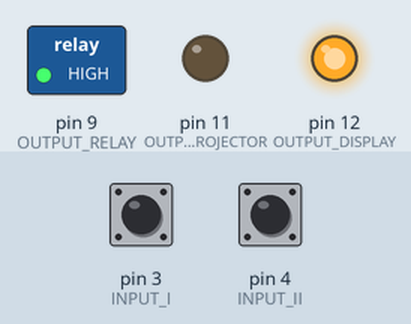
A program run on a simulated Arduino Uno, built with avr-gcc and run on an emulated ATmega328P. On the bench: switched loads named in the program (green lamp = pin HIGH), output pins drawn as LEDs (lit = HIGH). The test bench sets the inputs (shaded band); at power-on: pin 4 (INPUT_II) HIGH, pin 3 (INPUT_I) HIGH. What the program prints to the serial monitor is not drawn.

Above: at 1.8 s.
1.9 s: pin 4 (INPUT_II) pulled LOW for 0.6 s
At 2.3 s:
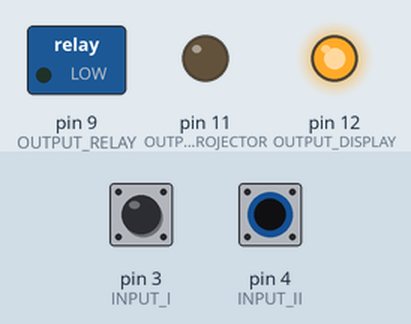
Timing chart, 0 to 4.9 s (numbered marks = the images above; inputs shaded):
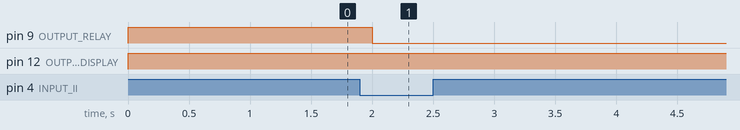

The program:

main.cpp
```cpp
//#define DEBUG
#include <Arduino.h>

#ifdef DEBUG
  // inputs: digital switch & trigger for debug info
  #define INPUT_I 3
  #define INPUT_II 4
  #define INPUT_DBG 2
  #define Sprint(x)     Serial.print (x)
  #define Sprintdec(x)  Serial.print (x, DEC)
  #define Sprintln(x)   Serial.println (x)
  // serial port used for debug communication -> use software serial for projector
  #include <SoftwareSerial.h>
  SoftwareSerial projector_serial(7, 8); // Arduino RX, Arduino TX
  //debouncing for debug btn in milliS
  const long debouncing_time = 15;
  volatile unsigned long last_keypress = 0;
#else
  // input: just digital switch
  #define INPUT_I 3
  #define INPUT_II 4
  #define Sprint(x)
  #define Sprintdec(x)
  #define Sprintln(x)
  #define projector_serial Serial
#endif

// switch state
const byte STATE_OFF = 0;
const byte STATE_DISPLAY = 1;
const byte STATE_PROJECTOR = 2;
// transitions
const byte TRANS_NONE = 0;
const byte TRANS_OFF = 1;
const byte TRANS_PROJECTOR = 2;
// outputs: react to state by signal light, motor to shut door etc
const byte OUTPUT_DISPLAY = 12; // cur red light
const byte OUTPUT_PROJECTOR = 11; // cur green light
// relay for projector power supply
const byte OUTPUT_RELAY = 9;
// some useful cmds from the projector protocol
const String GET_POWER_STATUS = "*pow=?#";
const String SET_POWER_OFF = "*pow=off#";
const String SET_POWER_ON = "*pow=on#";
const String GET_ERROR_STATUS = "*error=report#";
const String GET_ERROR_ENABLE = "*error=enable#";
const String GET_LED_STATUS = "*led=?#";
//globals
byte cur_state;
byte new_state;
byte transition_status;
String inc_msg;
bool print_debug;
byte com_retry;


/* 3 way switch: turn on small status display only or projector as well */
byte getSwitchState() {
  if (digitalRead(INPUT_I) == LOW) {
    return STATE_OFF;
  } else if (digitalRead(INPUT_II) == LOW) {
    return STATE_PROJECTOR;
  } else {
    return STATE_DISPLAY;
  }
}


/* send command to projector via rs232 */
String sendCmd( const String cmd ) {
  Sprint("CMD: ");
  Sprintln(cmd);

  String tmp_msg = "";
  while (true) {
    // empty input buffer
    while(projector_serial.available()) {
      projector_serial.read();
    }
    projector_serial.write(0x0D);
    projector_serial.write(cmd.c_str());
    projector_serial.write(0x0D);
    projector_serial.flush(); // wait for send

    // discard echo
    tmp_msg = projector_serial.readStringUntil('\n');
    // read second part
    tmp_msg = projector_serial.readStringUntil('\n');
    tmp_msg.trim();

    if (tmp_msg != "") {
      Sprint("ANSWER: ");
      Sprintln(tmp_msg);
      com_retry = 0;
      return tmp_msg;
    } else {
      // under some conditions commands may fail
      // even if connections, baud rate etc are all setup fine
      // just retry a couple of times, if that doesn't work
      // the projector decided to err out but won't tell (yet)
      if (com_retry < 10) {
        Sprintln("ERROR - empty message, retrying communication");
        com_retry = com_retry + 1;
        delay(200);
      } else {
        Sprintln("retried 10 times, communication failed:");
        com_retry = 0;
        return "";
      }
    }
  }
}


#ifdef DEBUG

  /* Interrupt service handler: just toggle flag and write debug output in main loop */
  void debugISR(){
    if((long)(micros() - last_keypress) >= debouncing_time * 1000) {
      print_debug = true;
      last_keypress = micros();
    }
  }

  /* prints some projector state info for debug */
  void printDebug(){
    Sprintln("DEBUG STATE:");
    inc_msg = sendCmd(GET_POWER_STATUS);
    Sprintln("GET_POWER_STATUS");
    Sprintln(inc_msg);
    inc_msg = sendCmd(GET_ERROR_ENABLE);
    inc_msg = sendCmd(GET_ERROR_STATUS);
    Sprintln("GET_ERROR_STATUS");
    Sprintln(inc_msg);
    inc_msg = sendCmd(GET_LED_STATUS);
    Sprintln("GET_LED_STATUS");
    Sprintln(inc_msg);
    inc_msg = sendCmd(SET_POWER_ON);
    Sprintln("SET_POWER_ON");
    Sprintln(inc_msg);
    inc_msg = sendCmd(SET_POWER_OFF);
    Sprintln("SET_POWER_OFF");
    Sprintln(inc_msg);

    print_debug = false;
  }
#endif


/* startup sequence for projector:
   - uses relay to supply power to projector
   - if startup fails power is cut and the whole sequence is restarted
   - might take a while until the projector starts successfully
     (takes up to ten minutes with my borked TH683 from 2018)
*/
void setPowerOn(){
  // connect power if currently not connected
  if (digitalRead(OUTPUT_RELAY)){
    Sprintln("Projector: turn power on!");
    digitalWrite(OUTPUT_RELAY, LOW);
    // wait a bit until projector boots up
    delay(5000);
    // then tell it to turn on
    sendCmd(SET_POWER_ON);
    delay(5000);
  }
  // check if already powered on (takes ~20seconds)
  inc_msg = sendCmd(GET_POWER_STATUS);
  if (inc_msg == "*POW=ON#"){
    // if answer to GET_POWER_STATUS is *POW=ON# everything is fine!
    Sprintln("State: Powered On!");
    digitalWrite(OUTPUT_DISPLAY, HIGH);
    digitalWrite(OUTPUT_PROJECTOR, HIGH);
    transition_status = TRANS_NONE;
  } else {
    // periodically check if still starting up or startup failed
    inc_msg = sendCmd(SET_POWER_ON);
    if (inc_msg == "*Block item#"){
      Sprintln("Projector: turn power on blocked!");
      // keep waiting
      delay(200);
    } else if (inc_msg != "") {
      // if SET_POWER_ON returns anything other than *Block item there is a problem
      Sprintln("Projector: FAILED to startup !");
      // -> disconnect power, wait 60 seconds and try again
      digitalWrite(OUTPUT_RELAY, HIGH);
      delay(60000);
    }
    transition_status = TRANS_PROJECTOR;
  }
}


/* initialize shutdown sequence */
void setPowerOff(){
  // only need to init shutdown/disconnect if projector currently gets power
  if (!digitalRead(OUTPUT_RELAY)) {
    while (true) {
      inc_msg = sendCmd(SET_POWER_OFF);
      if (inc_msg == "Illegal format") {
        // already off, do nothing
        transition_status = TRANS_OFF;
        break;
      } else if (inc_msg == "*POW=OFF#") {
        // shutdown started
        transition_status = TRANS_OFF;
        break;
      } else {
        // blocked or already in transition -> retry
        // after startup, projector needs a while to be ready to shutdown again
        delay(500);
      }
    }
  }
}


/* setup input/output pins and serial connection */
void setup() {
  #ifdef DEBUG
    //start serial connection
    Serial.begin(9600);
    //button for debug state print
    pinMode(INPUT_DBG, INPUT_PULLUP);
    attachInterrupt(digitalPinToInterrupt(INPUT_DBG), debugISR, LOW);
  #endif
  // serial port to projector
  projector_serial.begin(9600);
  //configure input-pins and enable the internal pull-up resistor
  pinMode(INPUT_I, INPUT_PULLUP);
  pinMode(INPUT_II, INPUT_PULLUP);
  // outputs
  pinMode(OUTPUT_DISPLAY, OUTPUT);
  pinMode(OUTPUT_PROJECTOR, OUTPUT);
  pinMode(OUTPUT_RELAY, OUTPUT);
  //initial state
  cur_state = STATE_OFF;
  digitalWrite(OUTPUT_DISPLAY, LOW);
  digitalWrite(OUTPUT_PROJECTOR, LOW);
  digitalWrite(OUTPUT_RELAY, HIGH); // normally open relay, low trigger
  transition_status = TRANS_NONE;

  com_retry = 0;
  print_debug = false;
}


/* main loop */
void loop() {
  if (transition_status == TRANS_NONE) {
    // no current transtion: read the input pins to detect state changes
    new_state = getSwitchState();
    if (new_state != cur_state) {
      Sprint("State has changed: ");
      Sprintln(new_state);
      switch (new_state) {
        case STATE_OFF:
          digitalWrite(OUTPUT_DISPLAY, LOW);
          digitalWrite(OUTPUT_PROJECTOR, LOW);
          setPowerOff();
          break;
        case STATE_DISPLAY:
          digitalWrite(OUTPUT_DISPLAY, HIGH);
          digitalWrite(OUTPUT_PROJECTOR, LOW);
          setPowerOff();
          break;
        case STATE_PROJECTOR:
          digitalWrite(OUTPUT_DISPLAY, HIGH);
          // OUTPUT_PROJECTOR will turn on only AFTER the projector has booted
          setPowerOn();
          break;
      }
      cur_state = new_state;
    }
  } else {
    switch (transition_status) {
      case TRANS_OFF:
        // while shutting down, the projector already returns *POW=OFF# status
        // so check the answer to another power off cmd instead
        inc_msg = sendCmd(SET_POWER_OFF);
        // block item means currently shutting down, also ignore empty responses
        if (inc_msg != "" && inc_msg != "*Block item#") {
          Sprintln("Projector: turned off!");
          transition_status = TRANS_NONE;
          // disconnect power to projector if currently connected
          if (!digitalRead(OUTPUT_RELAY)){
            delay(2000);
            digitalWrite(OUTPUT_RELAY, HIGH);
            Sprintln("Projector: power disconnected");
            delay(20000);
          }
        }
        break;
      case TRANS_PROJECTOR:
        setPowerOn(); break;
    }
  }
  #ifdef DEBUG
    if (print_debug) {
      printDebug();
    }
  #endif
  delay(500);        // delay in between reads for stability
}
```

Measured:
- after the input at 1.9 s, pin 9 (OUTPUT_RELAY): HIGH → LOW after 0.10 s
